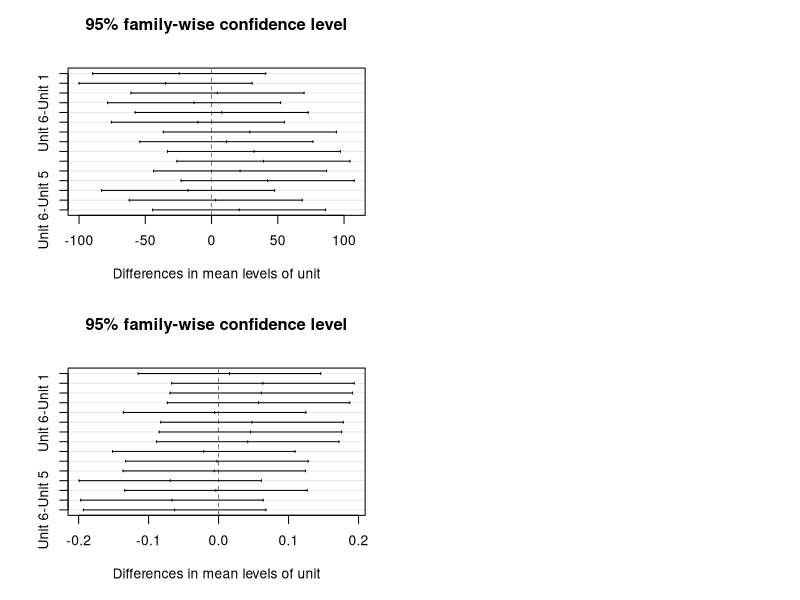
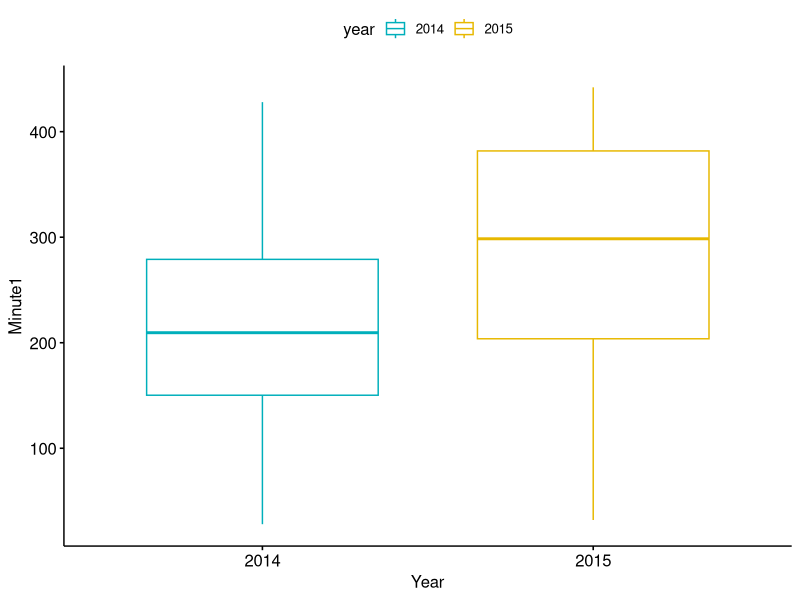
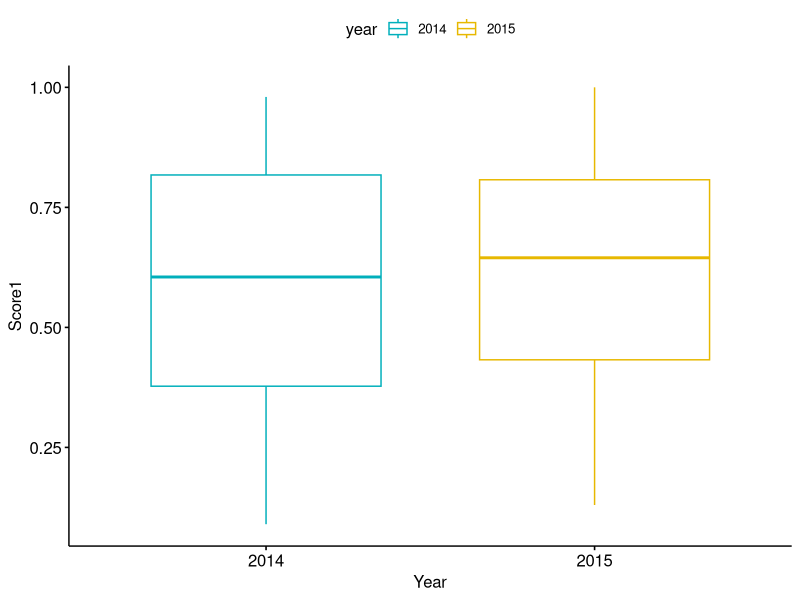
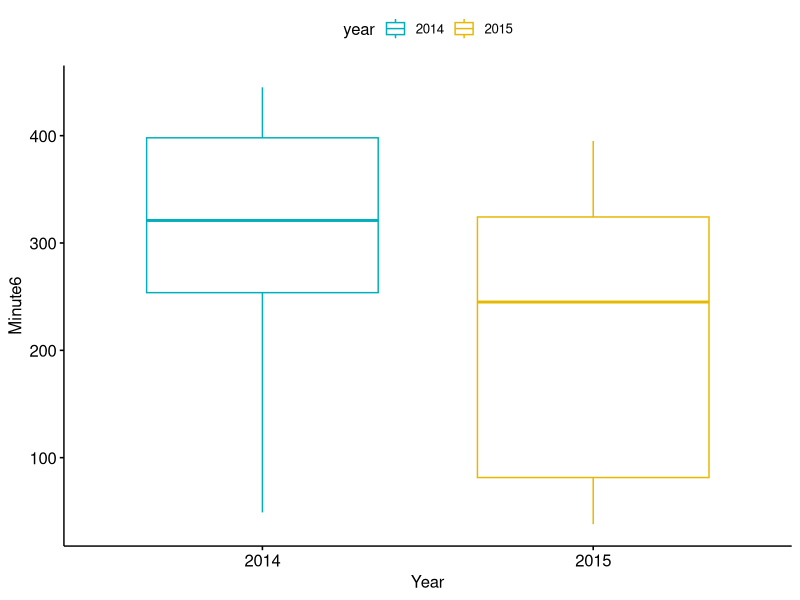
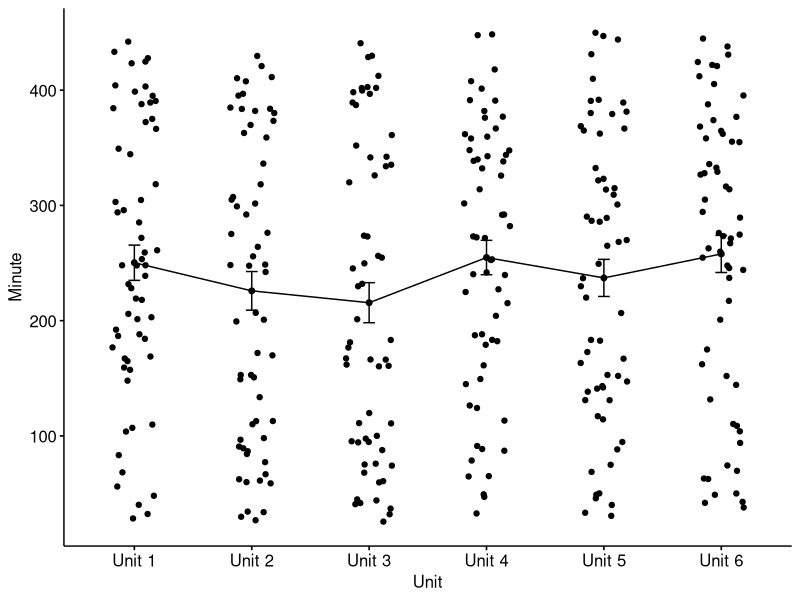
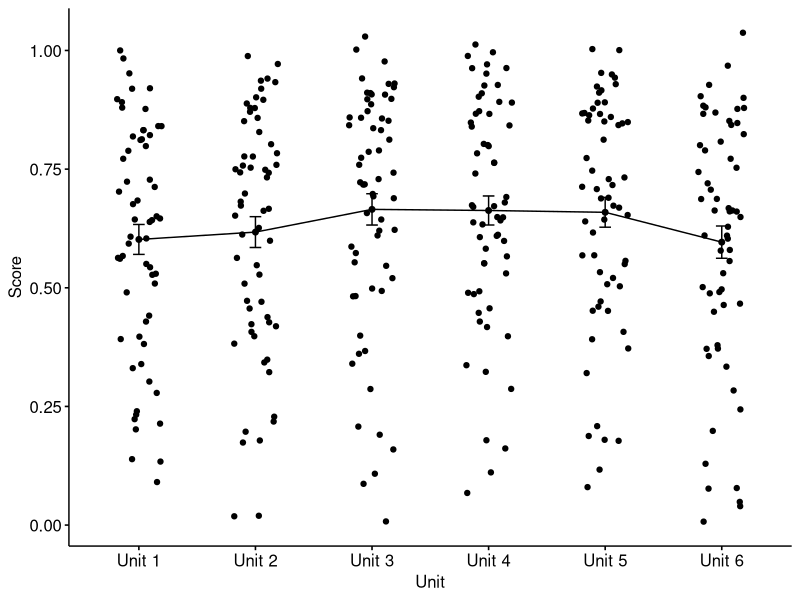
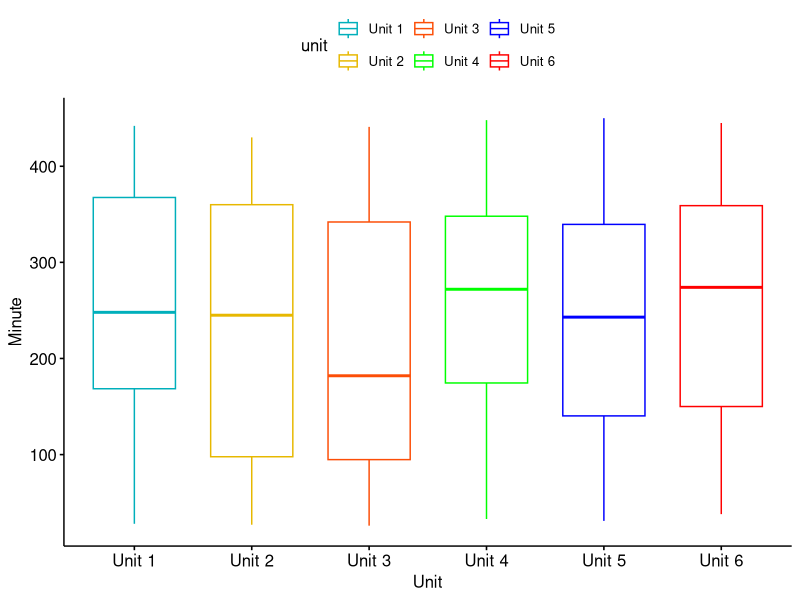
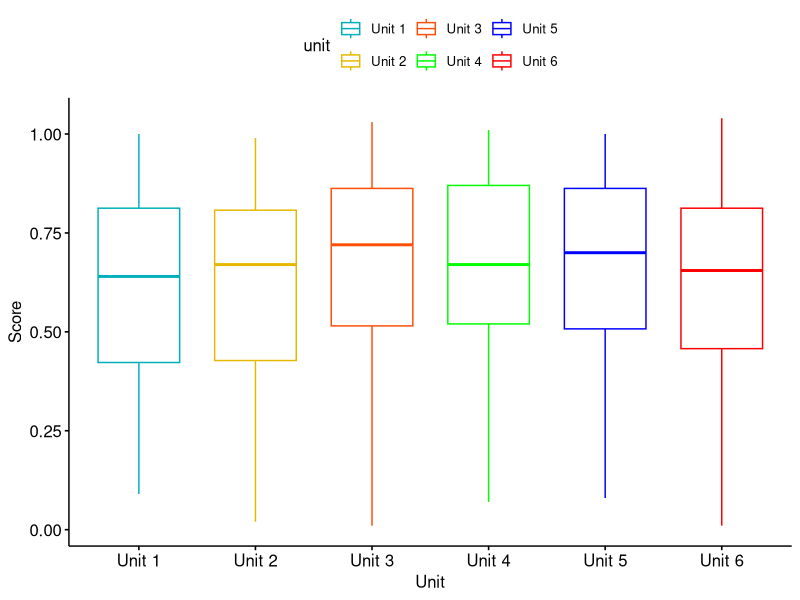

Write R code to recreate these figures, in order.
## ---- chunk 1
scores <- read.csv('scores.csv', header = TRUE)
scores$id <- 1:60
scores$id <- as.factor(scores$id) # as label
## ---- chunk 2
# Creat a new vector for each individual student
record <- c()
for (i in 1:60){
  unit <- c(scores$unit.choice.1[i], scores$unit.choice.2[i], scores$unit.choice.3[i], 
            scores$unit.choice.4[i], scores$unit.choice.5[i], scores$unit.choice.6[i])
  minute <- c(scores$minutes.1[i], scores$minutes.2[i], scores$minutes.3[i], 
              scores$minutes.4[i], scores$minutes.5[i], scores$minutes.6[i])
  score <- c(scores$score1[i], scores$score2[i], scores$score3[i], 
             scores$score4[i], scores$score5[i], scores$score6[i])
  minute <- minute[order(unit)]
  score <- score[order(unit)]
  
# New Record for each student ordered by year, miniutes spent on each unit, score earned on each unit and final score
  new <- c(i, scores$year[i], minute, score, scores$final.score[i])
  
# Combine records of Student 1-60, as vector
  record <- rbind(record, new)
  
}

# Change the format from vector to data frame
df <- data.frame(record)

# Rename the data frame 
rownames(df) <- NULL
colnames(df) <- c('id', 'year', 'minute1', 'minute2', 'minute3', 'minute4', 'minute5', 'minute6', 
                        'score1', 'score2', 'score3', 'score4', 'score5', 'score6', 'final.score')

df$id   <- as.factor(df$id) # as label
df$year <- as.factor(df$year) # as label

print(head(df,5))

# Seperate students in 2014 from 2015
scores1 <- df[1:30,]
scores2 <- df[31:60,]
rownames(scores2) <- NULL # Change to default, 1-60

# Combine data and categorize as unit, minute and score
colnames(scores) <- rep('x', 21)
unitdf <- rbind(scores[3:5], scores[6:8])
unitdf <- rbind(unitdf, scores[9:11])
unitdf <- rbind(unitdf, scores[12:14])
unitdf <- rbind(unitdf, scores[15:17])
unitdf <- rbind(unitdf, scores[18:20])
colnames(unitdf) <- c('unit', 'minute', 'score')

print(head(unitdf,5))
## ---- chunk 3
install.packages("ggpubr")
library("ggpubr")

# Visualize the relationship between unit and time spent (minutes) by ggline
pdf("ggline_unit_minute.pdf")
ggline(unitdf, x = 'unit', y = 'minute', 
       add = c("mean_se", "jitter"), 
       order = c("Unit 1", "Unit 2", "Unit 3", "Unit 4", "Unit 5", "Unit 6"),
       ylab = "Minute", xlab = 'Unit')
dev.off()

# Visulize the relationship between unit and score by ggline
pdf("ggline_unit_score.pdf")
ggline(unitdf, x = 'unit', y = 'score', 
       add = c("mean_se", "jitter"), 
       order = c("Unit 1", "Unit 2", "Unit 3", "Unit 4", "Unit 5", "Unit 6"),
       ylab = "Score", xlab = 'Unit')
dev.off()

# Visualize the relationship between unit and time spent (minutes) by ggboxplot
pdf("ggbloxplot_unit_minute.pdf")
ggboxplot(unitdf, x = "unit", y = "minute", 
          color = "unit", palette = c("#00AFBB", "#E7B800", "#FC4E07", "green", "blue", "red"),
          order = c("Unit 1", "Unit 2", "Unit 3", "Unit 4", "Unit 5", "Unit 6"),
          ylab = "Minute", xlab = "Unit")
dev.off()
# Boxplot display the distribution/ variability of data based on a five numebr summary (minimum,first quartile (Q1), median, third quartile (Q3), and “maximum”).
# The boxplot for unit 2 and 3 is comparatively tall, which shows very different distributions of time spent on that unit. Also, by observing the shape of the box plot, we can identify the skewness of the data. Also, the boxplots for unit 1,2,4,5,6 are approximately symmetric, which means that the time students spent on each unit follows a normal distributed. While Unit 3 is positive skewed, which means students generally spent less time on this unit.


# Visulize the relationship between unit and score by ggboxplot
pdf("ggboxplot_unit_score.pdf")
ggboxplot(unitdf, x = "unit", y = "score", 
          color = "unit", palette = c("#00AFBB", "#E7B800", "#FC4E07", "green", "blue", "red"),
          order = c("Unit 1", "Unit 2", "Unit 3", "Unit 4", "Unit 5", "Unit 6"),
          ylab = "Score", xlab = "Unit")
dev.off()
# The boxplot for all units are compratively short, which means that overall students scores does not widely spread out. 


## ---- chunk 4
# Compute the analysis of variance by using ANOVA, the variance among and between different groups are used to analyze the differences among group means in the sample

# I want to determine whehter there is any significant differences of the time spent on each unit andwhehter there is any significant differences of the scores earned in each unit. Thus, I compare the p-value to the significant level (alpha= 0.05) to assess the null hypothess. A significance level of 0.05 indicates a 5% risk of concluding that a difference exists when there is no actual difference.
res.aov1 <- aov(minute ~ unit, data = unitdf)
res.aov2 <- aov(score  ~ unit, data = unitdf)


# Summary of the analysis
print(summary(res.aov1)) 
# The p-value is 0.352, which is greater than the significant level (alpha= 0.05). We do not have enough evidence to reject the null hypothesis that the time students spent on each unit are all equal.

print(summary(res.aov2))
# The p-value is 0.418, which is greater than the significant level (alpha= 0.05). We do not have enough confidence to reject the null hypothesis that the scores students have on each unit are all equal. 
# This means that the matery level of students on each unit topic is the same, and there is not need to have intervention/ extra session to review certain unit topic.
## ---- chunk 5
# homogeneity of variance: test the assumption the independent sample ANOVA that all comparison groups have the same variance

# normality of the residuals: test the assumption the residuals follow a normal distribution, since if residuals are notmally distributed, it means that Y is normally distributed within a value o f X.
# Method one: Visualization
layout(matrix(c(1,2,3,4),2,2))
# optional layout 
pdf("Test_assumptions1.pdf")
plot(res.aov1) 
dev.off()
# The first graph shows a similar scatter for each unit in the residuals. Also, the independent samples ANOVA are generally robust to violatons of the assumption as long as group sizes are equal.Thus, the assumption of homogeneity of variance are supported.
# The qqplot shows the the amount of time (mins) spent on each unit are not normally distributed, however, one-way ANOVA is robust to assumption. 

pdf("Test_assumptions2.pdf")
plot(res.aov2) 
dev.off()
# The score-unit residuals vs fitted value and qqplot show the same pattern.


# Analysis of covariance, to measure how much two random variables vary together
fit1 <- aov(score ~ unit + minute, data = unitdf)
summary(fit1)
# Both variable "unit" and "minute" have no significant effect on "score" as the p value in both cases is higher than 0.05. The interaction between these variables is not significant, too as the p value is higher than 0.05.
## ---- chunk 6
# Method one: Tuekey's Test, to compares the means of all units to the mean of every other unit. The output gives the differencec in means and confidence levels for all possible pairs.
print(TukeyHSD(res.aov1))
plot(TukeyHSD(res.aov1))
#Given that all pairs contain 0 in the confidence intervals, students' time spent on each unit has no significant differences.

print(TukeyHSD(res.aov2))
plot(TukeyHSD(res.aov2))
#Given that all pairs contain 0 in the confidence intervals, students' score of each unit has no significant differences.

# Method two:
pairwise.t.test(unitdf$minute, unitdf$unit, p.adjust.method = "BH")
pairwise.t.test(unitdf$score,  unitdf$unit, p.adjust.method = "BH")
# These results indicate that there is no significant difference betwen all the the time spent on each unit, and the scores of each unit, given the p- value is much higher than the alpha level of 0.05.

## ---- chunk 7
# To determine whehter any of the differences between the time spent on each unit/ scores students have on each unit of difference classes (Class 2014 and Class 2015) are statistically significant, we compare the p-value to the significant level (alpha= 0.05) to assess the null hypothess. A significance level of 0.05 indicates a 5% risk of concluding that a difference exists when there is no actual difference.

# unit 1
res.aov3 <- aov(minute1 ~ year, data = df)
res.aov4 <- aov(score1  ~ year, data = df)
print(summary(res.aov3)) # The p-value is 0.0344, which is lower than the significant level (alpha= 0.05). We reject the null hypothes, and conclude that is that the time spent on unit one are different for Class 2014 and Class 2015.Students in 2015 spent more time on unit one.
print(summary(res.aov4)) # The p-value is 0.727, which is greater than the significant level (alpha= 0.05). We do not have enough evidence to reject the null hypothesis that the score students earned on unit one are all equal for Class 2014 and Class 2015.

ggboxplot(df, x = "year", y = "minute1", 
          color = "year", palette = c("#00AFBB", "#E7B800"),
          order = c("2014", '2015'),
          ylab = "Minute1", xlab = "Year")

ggboxplot(df, x = "year", y = "score1", 
          color = "year", palette = c("#00AFBB", "#E7B800"),
          order = c("2014", '2015'),
          ylab = "Score1", xlab = "Year")


# unit 2
res.aov5 <- aov(minute2 ~ year, data = df)
res.aov6 <- aov(score2  ~ year, data = df)
print(summary(res.aov5)) # The p-value is 0.335, cannot reject the null hypothes. The time spent on unit two are the same for Class 2014 and 2015.
print(summary(res.aov6)) # The p-value is 0. 968, cannot reject the null hypothes. The scores of unit two are the same for Class 2014 and 2015.

# unit 3
res.aov7 <- aov(minute3 ~ year, data = df)
res.aov8 <- aov(score3  ~ year, data = df)
print(summary(res.aov7)) # The p-value is 0.085, cannot reject the null hypothes.
print(summary(res.aov8))# The p-value is 0.196, cannot reject the null hypothes.


# unit 4
res.aov9  <- aov(minute4 ~ year, data = df)
res.aov10 <- aov(score4  ~ year, data = df)
print(summary(res.aov9)) # The p-value is 0.558, cannot reject the null hypothes.
print(summary(res.aov10))# The p-value is 0.987, cannot reject the null hypothes.


# unit 5
res.aov11 <- aov(minute5 ~ year, data = df)
res.aov12 <- aov(score5  ~ year, data = df)
print(summary(res.aov11)) # The p-value is 0.235, cannot reject the null hypothes.
print(summary(res.aov12))# The p-value is 0.26, cannot reject the null hypothes.

# unit 6
res.aov13 <- aov(minute6 ~ year, data = df)
res.aov14 <- aov(score6  ~ year, data = df)
print(summary(res.aov13)) # The p-value is 0.00633, which is lower than the significant level (alpha= 0.05). We reject the null hypothes, and conclude that is that the time spent on unit six are different for Class 2014 and Class 2015.
ggboxplot(df, x = "year", y = "minute6", 
          color = "year", palette = c("#00AFBB", "#E7B800"),
          order = c("2014", '2015'),
          ylab = "Minute6", xlab = "Year")
# Students in 2015 spent more less on unit six.

print(summary(res.aov14)) # The p-value is 0.206, cannot reject the null hypothes.


# In conclusion, we cannot reject the hypothsis that the score students earned in each unit are equal for Class 2014 and Class 2015. 
# First, this might due to assessment-instruction alignment in year 2014 and year 2015 (e.g.: test difficulty). 
# Second, students may from the same social economic status (SES). The probability that an individual student will answer the item correctly will be meaningfully influenced by parental education levels and family income. For example, the high-level vocabularies used in the exam, and the concepts that are never mentioned in the students' family environement (e.g.: the definition of career path for students with jobless parents) will influence the correctness of certain answers.
# Thirdly, students' inherited academic aptitudes and foundamental knowledge for data science course may the the same. Genetic inheritance plays a prominent role in determining how easy it is for children to acquire certain kinds of skills, such as inborn word-smarts, number-smarts, and spatial-smarts.The approximate percentages of items for which inherited academic aptitude was the dominant factor in science discipline is 50%.


## ---- chunk 8

form1 <- final.score ~ score1 + score2 + score3 + score4 + score5 + score6
form2 <- final.score ~ score4


fit1 <- lm(form1, data=df)
fit2 <- lm(form2, data=df)


print(fit1)
summary(fit1)
# For a given predictor, the p value evaluates if there is significant association betwen the predictor and the outcome variable. Given the p value, only change in score 4 are significantly associated to changes in final score, thus, these variables are removed from the model.

print(fit2)
summary(fit2)
# The p value of the F-statistics is 0.0015, which is highly significant. If the evaluation schema does not change, students' final scores can be predicted by using final score= 0.4920+ 0.32161* score4. This means that, for a fixed score in unit 4, changes in unit 1,2,3,5,6 will not significantly affect final score. This might because all of the tested learning points was concentrated on unit 4. 

# To increase students' motivation and encourage students to master key points in evey unit, I recommend the final exam to cover study materials from every sinlge unit. 

